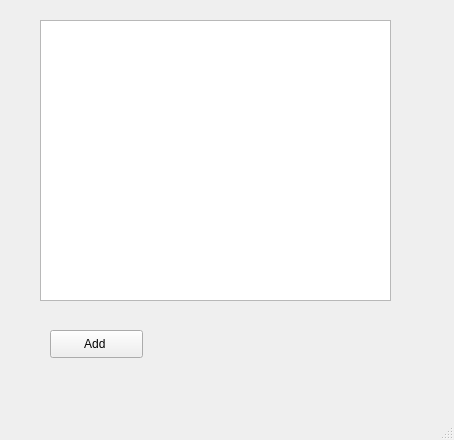
<?xml version="1.0" encoding="UTF-8"?>
<ui version="4.0">
 <class>MainWindow</class>
 <widget class="QMainWindow" name="MainWindow">
  <property name="geometry">
   <rect>
    <x>0</x>
    <y>0</y>
    <width>454</width>
    <height>440</height>
   </rect>
  </property>
  <property name="windowTitle">
   <string>MainWindow</string>
  </property>
  <widget class="QWidget" name="centralwidget">
   <widget class="QTableWidget" name="tableWidget">
    <property name="geometry">
     <rect>
      <x>40</x>
      <y>20</y>
      <width>351</width>
      <height>281</height>
     </rect>
    </property>
   </widget>
   <widget class="QPushButton" name="btn_Add">
    <property name="geometry">
     <rect>
      <x>50</x>
      <y>330</y>
      <width>93</width>
      <height>28</height>
     </rect>
    </property>
    <property name="text">
     <string>Add </string>
    </property>
   </widget>
  </widget>
  <widget class="QStatusBar" name="statusbar"/>
 </widget>
 <resources/>
 <connections/>
</ui>
